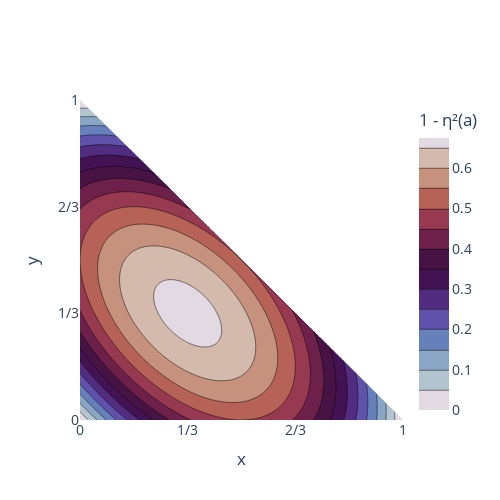

The notebook cell this image was saved under:
### Code cell
def func(x, y):
    if (x + y) > 1:
        return None
    return 1 - x**2 - y**2 - (1 - x - y)**2 #np.exp(-x) - np.exp(-y**2/(50*x))

def all_func(inp):
    out = []
    for i in range(inp.shape[1]):
        out.append(func(inp[0][i], inp[1][i]))
    return np.array(out)


X = np.linspace(0, 1, num=200)
Y = np.linspace(0, 1, num=200)


inp = np.array(np.meshgrid(X, Y)).reshape(2, len(X)*len(Y))

# X = np.linspace(0, 1, num=100)
# Y = np.array([[np.linspace(0, x, num=10)] for x in X])


out = all_func(inp)

out = out.reshape(len(X), len(Y))


fig = go.Figure(data =
    go.Contour(
        z=out,
        x=X, # horizontal axis
        y=Y, # vertical axis
        colorscale="twilight",
#         contours_coloring='heatmap',
        colorbar=dict(
                        title='1 - ' + u"\u03B7" + "\u00B2" + "(a)", # title here
#                         titleside='right',
                        ),
    ))

fig.update_layout(title='', autosize=False,
                  font=dict(
#                         family="Courier New, monospace",
                        size=14,
#                         color="RebeccaPurple"
                    ),
                  paper_bgcolor='rgba(0,0,0,0)',
                plot_bgcolor='rgba(0,0,0,0)',
                  width=500, height=500,
#                     width=600, height=300,
#                   margin=dict(l=65, r=50, b=65, t=90),
                    xaxis= dict(title="x", tickmode="array", tickvals = [0, 1/3., 2/3., 1], ticktext = ["0", "1/3", "2/3", "1"]),
                    yaxis= dict(title="y", tickmode="array", tickvals = [0, 1/3., 2/3., 1], ticktext = ["0", "1/3", "2/3", "1"]))


fig.show()

### Figure 1 — Plotly figure (JSON) as saved in the notebook; plotly's stock layout.template omitted (floating-point values rounded to 4 significant figures; data arrays with more than 128 entries replaced by an {"elided": "..."} marker saying what was removed)
{"data": [{"colorbar": {"title": {"text": "1 - η²(a)"}}, "colorscale": [[0, "#e2d9e2"], [0.1111, "#9ebbc9"], [0.2222, "#6785be"], [0.3333, "#5e43a5"], [0.4444, "#421257"], [0.5556, "#471340"], [0.6667, "#8e2c50"], [0.7778, "#ba6657"], [0.8889, "#ceac94"], [1, "#e2d9e2"]], "type": "contour", "x": {"elided": "200 float values"}, "y": {"elided": "200 float values"}, "z": {"elided": "200x200 float values"}}], "layout": {"autosize": false, "font": {"size": 14}, "height": 500, "paper_bgcolor": "rgba(0,0,0,0)", "plot_bgcolor": "rgba(0,0,0,0)", "title": {"text": ""}, "width": 500, "xaxis": {"tickmode": "array", "ticktext": ["0", "1/3", "2/3", "1"], "tickvals": [0, 0.3333, 0.6667, 1], "title": {"text": "x"}}, "yaxis": {"tickmode": "array", "ticktext": ["0", "1/3", "2/3", "1"], "tickvals": [0, 0.3333, 0.6667, 1], "title": {"text": "y"}}}}
